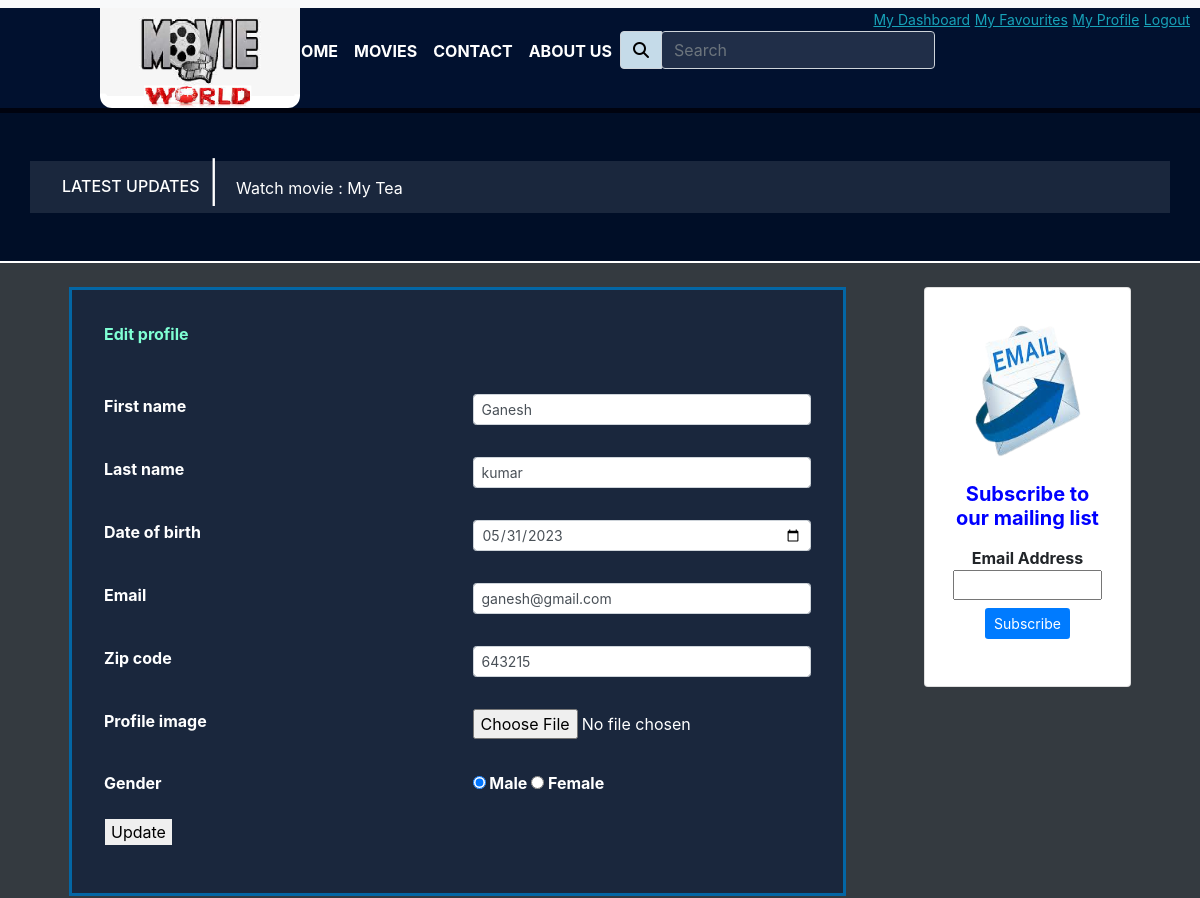
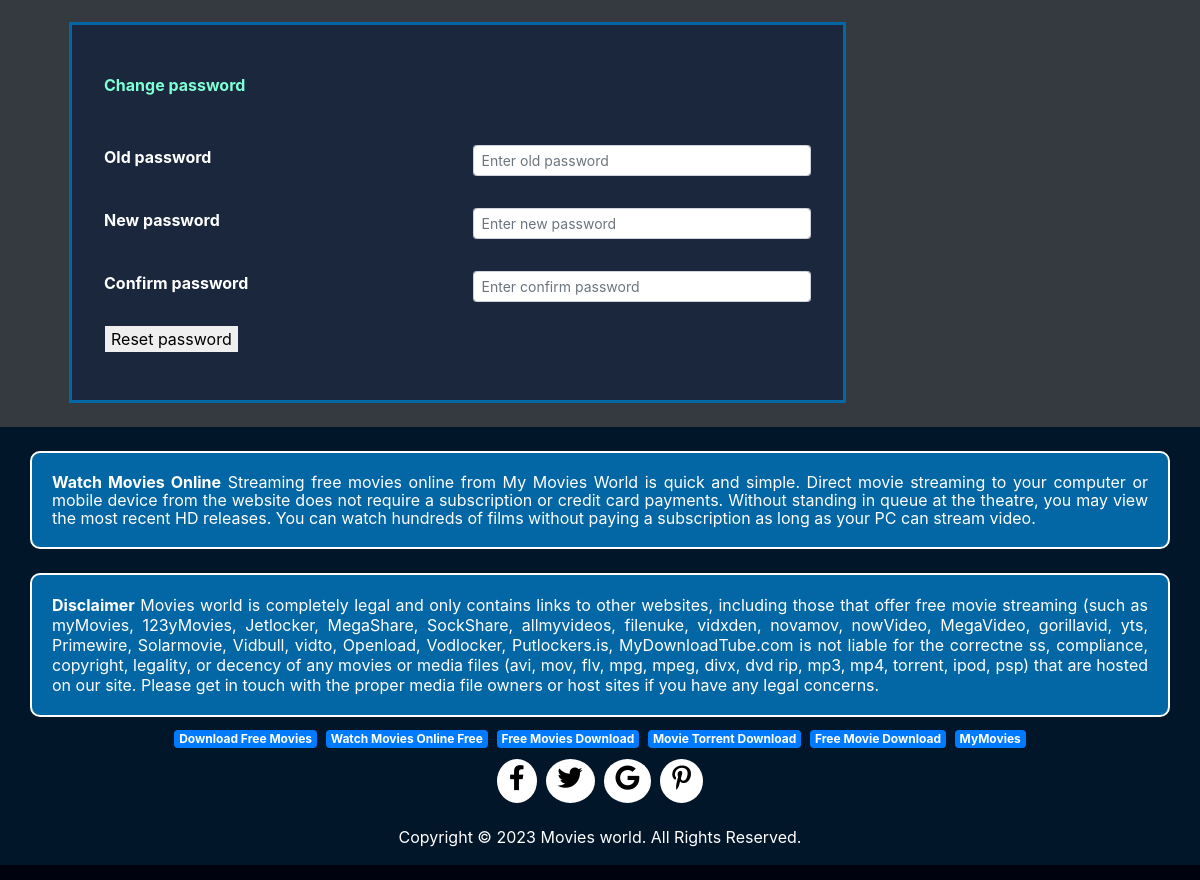
/myprofile.php (signed in), run on the app's committed database (2 pictures, top to bottom).
### tables this page shows
CREATE TABLE `user` (
  `id` int(11) NOT NULL,
  `firstname` varchar(40) NOT NULL,
  `lastname` varchar(40) NOT NULL,
  `email` varchar(40) NOT NULL,
  `password` varchar(40) NOT NULL,
  `dob` varchar(30) NOT NULL,
  `gender` varchar(30) NOT NULL,
  `zipcode` varchar(30) NOT NULL,
  `myimage` varchar(50) NOT NULL DEFAULT 'images/avatar.jfif',
  `reading_time` timestamp NOT NULL DEFAULT current_timestamp() ON UPDATE current_timestamp()
);

### myprofile.php (the view, shortened to what this page needs)
<!DOCTYPE html>
<html lang="en">
<head>
    <link rel="stylesheet" href="https://cdn.jsdelivr.net/npm/bootstrap@4.6.2/dist/css/bootstrap.min.css">
  <link rel="stylesheet" href="https://cdnjs.cloudflare.com/ajax/libs/font-awesome/6.4.0/css/all.min.css" />
  <link rel="stylesheet" href="css/style.css">
</head>
<body onload="myfunction()">
<?php
include('header.php');
?>
<div class="bg-dark">
<div class="container">
<div class="row">
<div class="col-md-9">
<?php
include('db.php');
$uuid=$_SESSION["uid"];
$ssql="select * from user where id=$uuid";
$rresult=mysqli_query($con,$ssql);
$rrow=mysqli_fetch_assoc($rresult);
?>
  <div class="p-2 m-4" style="border:3px solid #0366a5;background-color:#1a273d;"><span class="ml-4" style="margin-top:15px;color:white;font-weight:bold;">
  <form action="" name="update_profil" method="post" autocomplete="off" enctype="multipart/form-data" onsubmit="return update_profile()">
  <p class="font-weight-bold ml-4" style="color:rgb(127,255,212);">Edit profile</p>
  <div class="row p-4">
<div class="col-md-6 my-2">
    First name
</div>
<div class="col-md-6 my-2">
    <input type="text" class="form-control form-control-sm" name="fname" value="<?=$rrow['firstname']?>" placeholder="Enter first name" id="email">
</div>
<div class="col-md-6 offset-md-6 text-danger"><p id="fnameerr"></p></div>
<div class="col-md-6 my-2">
    Last name
</div>
<div class="col-md-6 my-2">
    <input type="text" class="form-control form-control-sm" name="lname" value="<?=$rrow['lastname']?>" placeholder="Enter last name" id="email">
</div>
<div class="col-md-6 offset-md-6 text-danger"><p id="lnameerr"></p></div>
<div class="col-md-6 my-2">
    Date of birth
</div>
<div class="col-md-6 my-2">
    <input type="date" class="form-control form-control-sm" name="dob" value="<?=$rrow['dob']?>" placeholder="Enter date of birth" id="email">
</div>
<div class="col-md-6 offset-md-6 text-danger"><p id="doberr"></p></div>
<div class="col-md-6 my-2">
    Email
</div>
<div class="col-md-6 my-2">
    <input type="email" class="form-control form-control-sm" name="myemail"  value="<?=$rrow['email']?>"placeholder="Enter email" id="email">
</div>
<div class="col-md-6 offset-md-6 text-danger"><p id="emailerr"></p></div>
<div class="col-md-6 my-2">
    Zip code
</div>
<div class="col-md-6 my-2">
    <input type="text" class="form-control form-control-sm" name="zipcode" value="<?=$rrow['zipcode']?>" placeholder="Enter zip code" id="email">
</div>
<div class="col-md-6 offset-md-6 text-danger"><p id="ziperr"></p></div>
<div class="col-md-6 my-2">
    Profile image
</div>
<div class="col-md-6 my-2">
    <input type="file" name="myimage" id="email">
</div>
<div class="col-md-6 offset-md-6 text-danger"><p id="myimageerr"></p></div>
<div class="col-md-6 my-2">
    Gender
</div>
<div class="col-md-6 my-2">
    <input type="radio" name="gender" value="male" <?php if($rrow["gender"]=="male") { echo "checked"; } ?>> Male
    <input type="radio" name="gender" value="female" <?php if($rrow["gender"]=="female") { echo "checked"; } ?>> Female
</div>
<div class="col-md-6 offset-md-6 text-danger"><p id="gendererr"></p></div>
<div class="form-group">
<button type="submit" class=" border-0 ml-3" name="update_prof">Update</button>
</div>
</form>
</div>
</div>
<div class="p-2 m-4" style="border:3px solid #0366a5;background-color:#1a273d;"><span class="ml-4" style="margin-top:15px;color:white;font-weight:bold;">
<form action="" name="change_pass" method="post" autocomplete="off" onsubmit="return change_password()">
  <p class="font-weight-bold ml-4" style="color:rgb(127,255,212);">Change password</p>
  <div class="row p-4">
<div class="col-md-6 my-2">
    Old password
</div>
<div class="col-md-6 my-2">
    <input type="text" class="form-control form-control-sm" name="old_password" placeholder="Enter old password" id="oldpass">
</div>
<div class="col-md-6 offset-md-6 text-danger"><p id="ope"></p></div>
<div class="col-md-6 my-2">
    New password
</div>
<div class="col-md-6 my-2">
    <input type="text" class="form-control form-control-sm" name="new_password" placeholder="Enter new password" id="newpass">
</div>
<div class="col-md-6 offset-md-6 text-danger"><p id="npe"></p></div>
<div class="col-md-6 my-2">
    Confirm password
</div>
<div class="col-md-6 my-2">
    <input type="text" class="form-control form-control-sm" name="confirm_password" placeholder="Enter confirm password" id="confirmpass">
</div>
<div class="col-md-6 offset-md-6 text-danger"><p id="cpe"></p></div>
<div class="form-group">
<button type="submit" class=" border-0 ml-3" name="update_password">Reset password</button>
</div>
</form>
</div>
</div>
  </div>
  <div class="col-md-3">
<div class="card p-2 m-4" style="height:400px;">
<div class="card-body">
<img src="images/email.png" style="height:150px;width:150px;">
<h5 class="font-weight-bold text-center my-3" style="color:blue;">Subscribe to our mailing list</h5>
<div>
<center>
<?php
include('subscribe.php');
?>
</center>
</div>
</div>
</div>
  </div>
  </div>
<?php
include('footer.php');
?>
</body>
</html>

### data on the page
user: fname "Ganesh", lname "kumar", dob "05/31/2023", myemail "ganesh@gmail.com", zipcode "643215", gender "☑"
